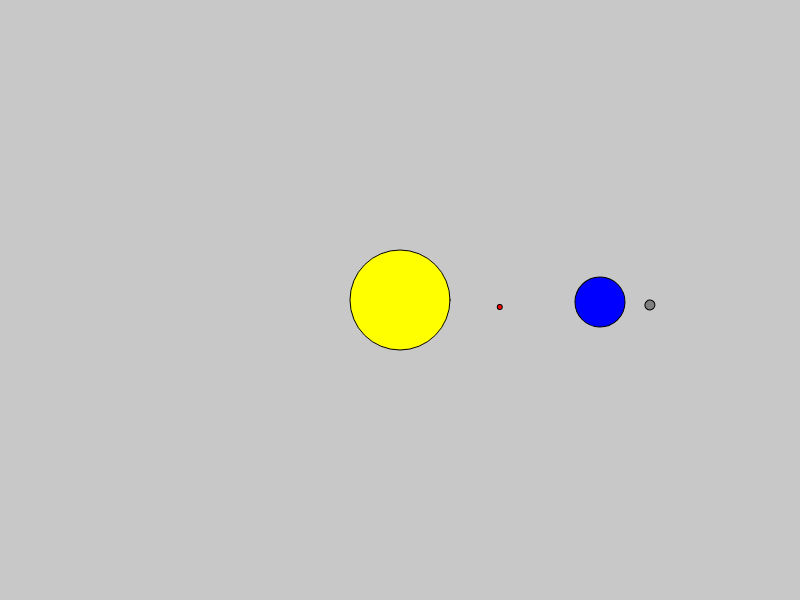
Frame 1 (no input)
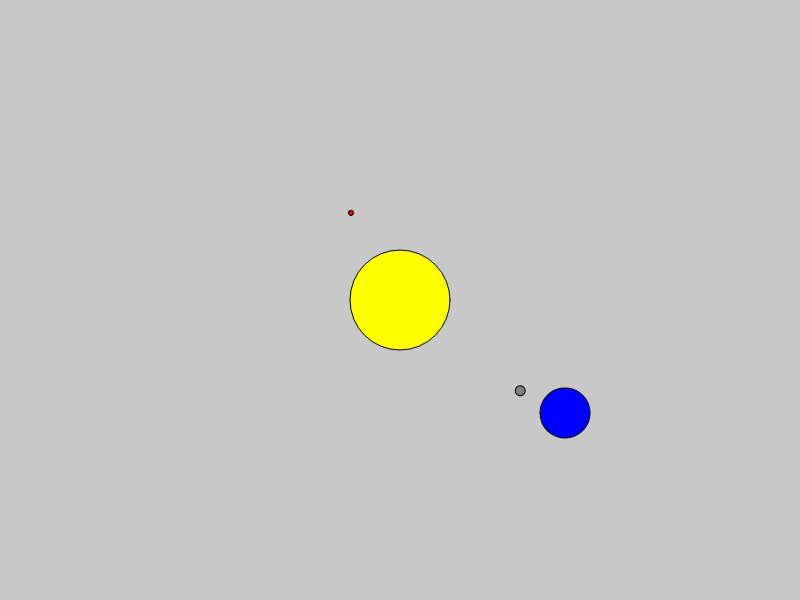
Frame 60 (no input)
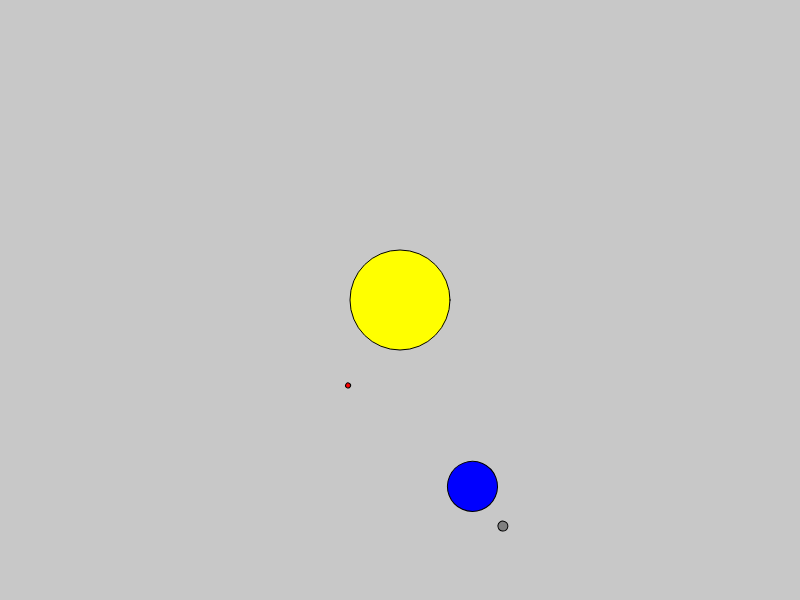
Frame 120 (the mouse pressed at the canvas centre since frame 60)

The p5.js sketch that drew these frames (run headless with seeded random() and noise() and a simulated clock; from frame 60 on, the mouse is pressed at the canvas centre):

// p5.js sketch
// ── sketch.js

function setup() {
	createCanvas(800, 600);
	rectMode(CENTER)
}

function draw() {
	background(200);

	translate(width / 2, height / 2)

	fill("yellow")
	circle(0, 0, 100)

	drawMercury()
	drawEarth()
}

function drawEarth() {
	push()

	fill("blue")
	rotate(frameCount * 0.01)
	circle(width / 4, 0, 50)
	translate(width / 4, 0)

	drawMoon()

	pop()

}

function drawMoon() {
	push()

	fill("gray")
	rotate(frameCount * 0.05)
	circle(width / 16, 0, 10)
	translate(width / 4, 0)

	pop()
}

function drawMercury() {
	push()

	fill("red")
	rotate(frameCount * 0.07)
	circle(width / 8, 0, 5)
	translate(width / 8, 0)

	pop()
}
